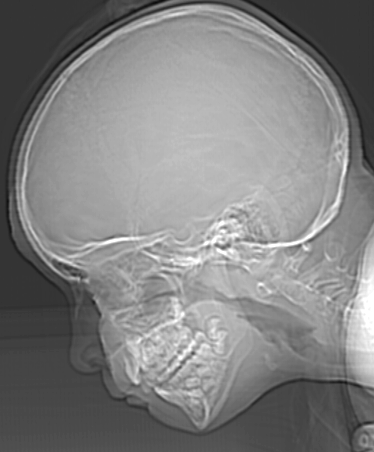
#> input picture db/ctskull.tif, 374 x 452 px, found by its file name
$ python 001_intro.py
#> lines starting #> are read from the running program, lines starting #| are printed output that depends on the picture
#%% Import modules
import cv2
import matplotlib.pyplot as plt
import numpy as np

#%% Reading a grayscale image
img = cv2.imread("img/ctskull.tif", cv2.IMREAD_GRAYSCALE)
#> img is the input picture: shape (452, 374); min 12, max 255, mean 129.4
cv2.imshow("img", img)
cv2.waitKey(0)

#%% Load a color image
img = cv2.imread("img/baboon.png", cv2.IMREAD_COLOR)
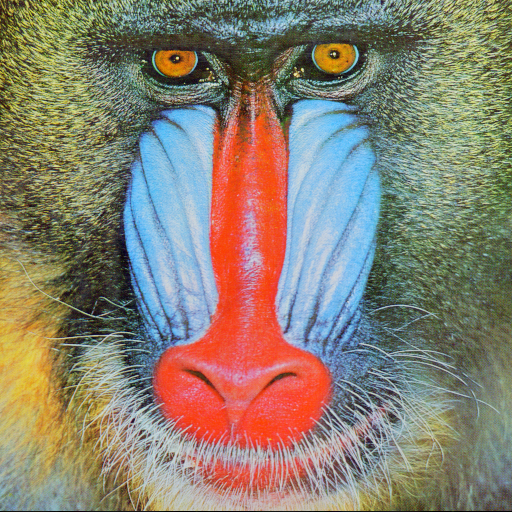
#> input picture db/baboon.png, 512 x 512 px, found by its file name
#> img is the input picture: shape (512, 512, 3); mean B, G, R 113.1, 128.9, 137.4
cv2.imshow("img", img)
cv2.waitKey(0)

#%% Load a color image and visualize each channel separately
img = cv2.imread("img/baboon.png", cv2.IMREAD_COLOR)
img = cv2.cvtColor(img, cv2.COLOR_BGR2RGB)
rgb = cv2.split(img)

plt.subplot("141"); plt.title("Original"); plt.imshow(img)
plt.subplot("142"); plt.title("R");  plt.imshow(rgb[0])
plt.subplot("143"); plt.title("G");  plt.imshow(rgb[1])
plt.subplot("144"); plt.title("B");  plt.imshow(rgb[2])
plt.show()

# =============================================================================
# VISUALIZING HISTOGRAMS
#
# =============================================================================

#%% Visualizing the histogram of a grayscale image
img = cv2.imread("img/ctskull.tif", cv2.IMREAD_GRAYSCALE)
plt.subplot("211"); plt.title("Original"); plt.imshow(img,'gray')
plt.subplot("212"); plt.title("Histogram"); plt.hist(img.ravel(), 256, [0, 256])
plt.show()
#> figure, not shown here; panel 2: tallest bar 12310 high, from x = 52 to 53

#%% Visualizing the histogram of a color image
img = cv2.imread("img/baboon.png", cv2.IMREAD_COLOR)
color = ('b', 'g', 'r')
for i, col in enumerate(color):
    histr = cv2.calcHist([img], [i], None, [256], [0, 256])
    plt.plot(histr, color=col)
    plt.xlim([0, 256])
plt.show()
#> figure, not shown here; curve peaks at x = 63, y = 2081; curve peaks at x = 192, y = 2644; curve peaks at x = 112, y = 1845

# =============================================================================
# CREATING IMAGES
# =============================================================================

#%% Creating an image filled with zeros
img = np.zeros((50, 50), dtype=np.int16)
cv2.imshow("img", img)
cv2.waitKey(0)

#%% Creating an image filled with ones
img = np.ones((50, 50), dtype=np.int16)
cv2.imshow("img", img)
cv2.waitKey(0)

#%% Creating an image filled with a scalar
img = 127*np.ones((50, 50), dtype=np.int16)
cv2.imshow("img", img)
cv2.waitKey(0)

#%% Initializing a grayscale image with random values, uniformly distributed
img = np.ones((250, 250), dtype=np.uint8)
cv2.randu(img, 0, 255)
cv2.imshow("img", img)
cv2.waitKey(0)

#%% Initializing a color image with random values, uniformly distributed
img = np.ones((250, 250, 3), dtype=np.uint8)
bgr = cv2.split(img)
cv2.randu(bgr[0], 0, 255)
cv2.randu(bgr[1], 0, 255)
cv2.randu(bgr[2], 0, 255)
img = cv2.merge(bgr)
cv2.imshow("img", img)
cv2.waitKey(0)

#%% Initializing a grayscale image with random values, normally distributed
img = np.ones((250, 250), dtype=np.uint8)
cv2.randn(img, 127, 40)
cv2.imshow("img", img)
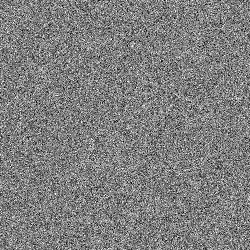
#> window 'img': shape (250, 250); min 0, max 255, mean 127
cv2.waitKey(0)

#%% Initializing a color image with random values, normally distributed
img = np.ones((250, 250, 3), dtype=np.uint8)
bgr = cv2.split(img)
cv2.randn(bgr[0], 127, 40)
cv2.randn(bgr[1], 127, 40)
cv2.randn(bgr[2], 127, 40)
img = cv2.merge(bgr)
cv2.imshow("img", img)
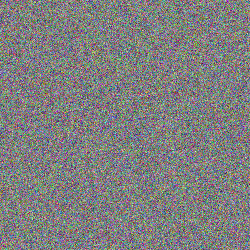
#> window 'img': shape (250, 250, 3); mean B, G, R 127.1, 126.9, 126.9
cv2.waitKey(0)

#%% Initialize a color grayscale with uniformly distributed random values and visualize its histogram
img = np.ones((250, 250), dtype=np.uint8)
cv2.randu(img, 0, 255)
plt.title("Histogram"); plt.hist(img.ravel(), 256, [0, 256])
#> after `plt.hist(img.ravel(), 256, [0, 256])`:
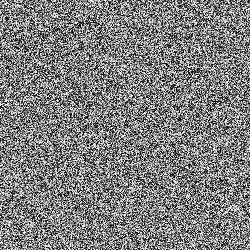
#> img: shape (250, 250); min 0, max 254, mean 127.1
plt.show()
#> figure, not shown here; tallest bar 304 high, from x = 185 to 186

#%% Initialize a color image with uniformly distributed random values and visualize its histogram
img = np.ones((250, 250, 3), dtype=np.uint8)
bgr = cv2.split(img)
cv2.randu(bgr[0], 0, 255)
cv2.randu(bgr[1], 0, 255)
cv2.randu(bgr[2], 0, 255)
img = cv2.merge(bgr)
color = ('b', 'g', 'r')
for i, col in enumerate(color):
    histr = cv2.calcHist([img], [i], None, [256], [0, 256])
    plt.plot(histr, color=col)
    plt.xlim([0, 256])
plt.show()
#> figure, not shown here; curve peaks at x = 24, y = 294; curve peaks at x = 248, y = 295; curve peaks at x = 143, y = 289

#%% Initialize a grayscale image with normally distributed random values and visualize its histogram
img = np.ones((250, 250), dtype=np.uint8)
cv2.randn(img, 127, 40)
plt.title("Histogram"); plt.hist(img.ravel(), 256, [0, 256])
#> after `plt.hist(img.ravel(), 256, [0, 256])`:
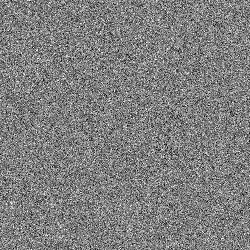
#> img: shape (250, 250); min 0, max 255, mean 127.1
plt.show()
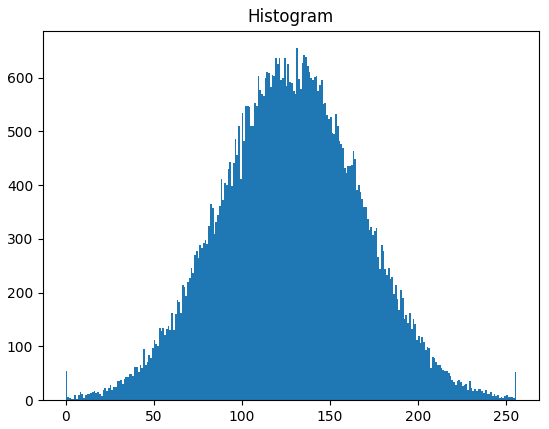
#> figure drawn by matplotlib, 1 panel; tallest bar 655 high, from x = 131 to 132

#%% Initialize a color image with normally distributed random values and visualize its histogram
img = np.ones((250, 250, 3), dtype=np.uint8)
bgr = cv2.split(img)
cv2.randn(bgr[0], 127, 40)
cv2.randn(bgr[1], 127, 40)
cv2.randn(bgr[2], 127, 40)
img = cv2.merge(bgr)
color = ('b', 'g', 'r')
for i, col in enumerate(color):
    histr = cv2.calcHist([img], [i], None, [256], [0, 256])
    plt.plot(histr, color=col)
    plt.xlim([0, 256])
plt.show()
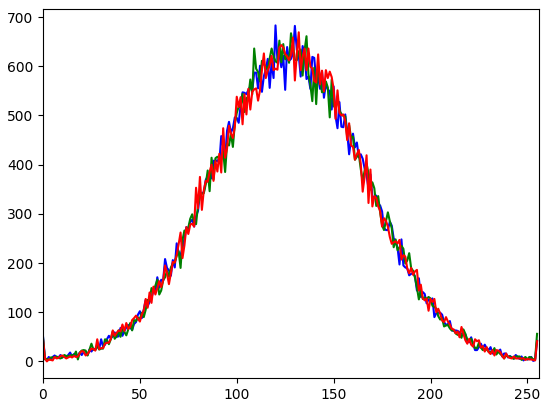
#> figure drawn by matplotlib, 1 panel; curve peaks at x = 120, y = 683; curve peaks at x = 128, y = 667; curve peaks at x = 132, y = 669

#%% Convert image to different ranges
img = np.ones((3, 3), dtype=np.float32)

cv2.randn(img, 0, 1)
print("Normally distributed random values = \n", img, "\n\n")

cv2.normalize(img, img, 255, 0, cv2.NORM_MINMAX)
print("Normalized = \n", img, "\n\n")

img = np.asarray(img, dtype=np.uint8)
print("Converted to uint8 = \n", img, "\n\n")

img = 255 * img
img = np.asarray(img, dtype=np.uint8)
print(img, "\n\n")

#%% Create random images continuously
img = np.ones((250, 250), dtype=np.uint8)
cv2.namedWindow("img", cv2.WINDOW_KEEPRATIO)
while 0xFF & cv2.waitKey(1) != ord('q'):
#> (key q is pressed here)
    cv2.randn(img, 120, 60)
    cv2.imshow("img", img)
cv2.destroyAllWindows()
